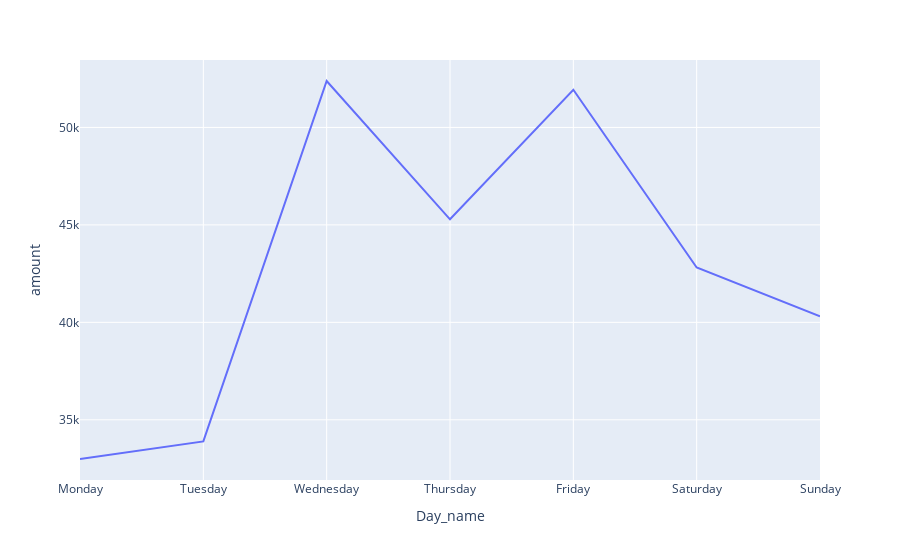

Notebook cell for this chart:
### Code cell
px.line(grouped_df,x='Day_name',y='amount')

### Figure 1 — Plotly figure (JSON) as saved in the notebook; plotly's stock layout.template omitted (floating-point values rounded to 4 significant figures)
{"data": [{"hovertemplate": "Day_name=%{x}<br>amount=%{y}<extra></extra>", "legendgroup": "", "line": {"color": "#636efa", "dash": "solid"}, "mode": "lines", "name": "", "orientation": "v", "showlegend": false, "type": "scatter", "x": ["Monday", "Tuesday", "Wednesday", "Thursday", "Friday", "Saturday", "Sunday"], "xaxis": "x", "y": [32990.0, 33890.0, 52380.0, 45290.0, 51930.0, 42810.0, 40310.0], "yaxis": "y"}], "layout": {"legend": {"tracegroupgap": 0}, "margin": {"t": 60}, "xaxis": {"anchor": "y", "domain": [0, 1], "title": {"text": "Day_name"}}, "yaxis": {"anchor": "x", "domain": [0, 1], "title": {"text": "amount"}}}}
